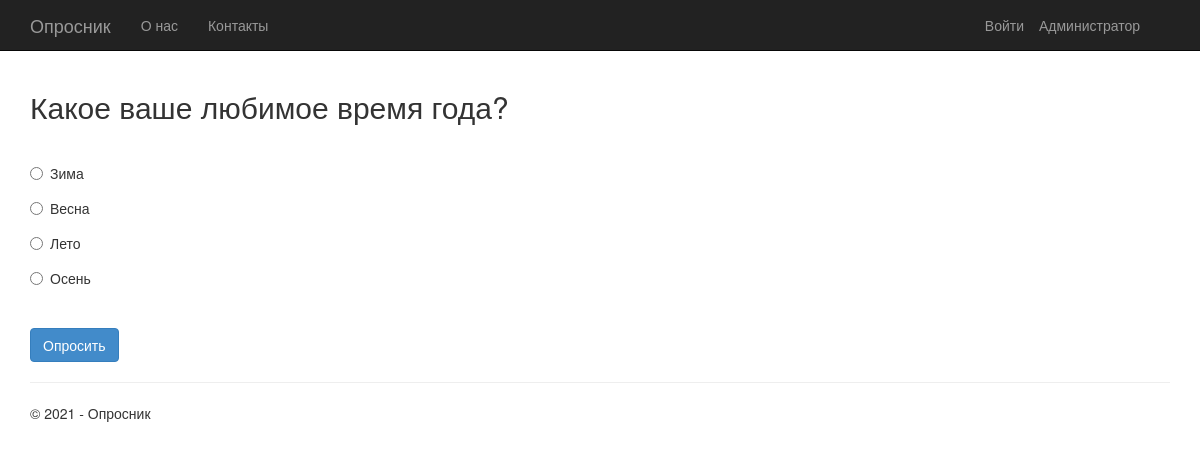
/1/, run on the app's committed database.
### app/models.py (models this page shows, shortened)
class Poll(models.Model):
    text = models.CharField(max_length=200)
    pub_date = models.DateTimeField('date published')

class Choice(models.Model):
    poll = models.ForeignKey(Poll, on_delete=models.CASCADE)
    text = models.CharField(max_length=200)
    votes = models.IntegerField(default=0)

### app/views.py (the view)
class PollDetailView(DetailView):
    model = Poll
    def get_context_data(self, **kwargs):
        context = super(PollDetailView, self).get_context_data(**kwargs)
        context['title'] = 'Опрос'
        context['btn'] = 'Опросить'
        context['year'] = datetime.now().year
        return context

### app/templates/app/details.html (shortened to what this page needs)
{% extends "app/layout.html" %}
{% block content %}
<h2>{{poll.text}}</h2>
<br />
<form action="{% url 'app:vote' poll.id %}" method="post">
{% for choice in poll.choice_set.all %}
    <div class="radio">
        <label>
            <input type="radio" name="choice" id="choice{{ forloop.counter }}" value="{{ choice.id }}" />
            {{ choice.text }}
        </label>
    </div>
{% endfor %}
    <br />
    <button class="btn btn-primary" type="submit">{{btn}}</button>
</form>
{% endblock %}

### app/static/app/content/site.css (style rules this page uses)
body { padding-top: 50px; padding-bottom: 20px; }
input, select, textarea { max-width: 280px; }
.radio, .checkbox { margin-bottom: 20px; }

### data on the page
Poll: text "Какое ваше любимое время года?"
Choice: text "Зима"
Choice: text "Весна"
Choice: text "Лето"
Choice: text "Осень"

### other printed values
{{ btn }} "Опросить"
{{ year }} "2021"
